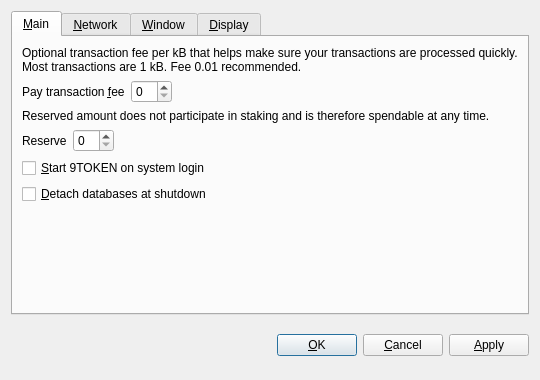
<?xml version="1.0" encoding="UTF-8"?>
<ui version="4.0">
 <class>OptionsDialog</class>
 <widget class="QDialog" name="OptionsDialog">
  <property name="geometry">
   <rect>
    <x>0</x>
    <y>0</y>
    <width>540</width>
    <height>380</height>
   </rect>
  </property>
  <property name="windowTitle">
   <string>Options</string>
  </property>
  <property name="modal">
   <bool>true</bool>
  </property>
  <layout class="QVBoxLayout" name="verticalLayout">
   <item>
    <widget class="QTabWidget" name="tabWidget">
     <property name="tabPosition">
      <enum>QTabWidget::North</enum>
     </property>
     <property name="currentIndex">
      <number>0</number>
     </property>
     <widget class="QWidget" name="tabMain">
      <attribute name="title">
       <string>&amp;Main</string>
      </attribute>
      <layout class="QVBoxLayout" name="verticalLayout_Main">
       <item>
        <widget class="QLabel" name="transactionFeeInfoLabel">
         <property name="text">
          <string>Optional transaction fee per kB that helps make sure your transactions are processed quickly. Most transactions are 1 kB. Fee 0.01 recommended.</string>
         </property>
         <property name="textFormat">
          <enum>Qt::PlainText</enum>
         </property>
         <property name="wordWrap">
          <bool>true</bool>
         </property>
        </widget>
       </item>
       <item>
        <layout class="QHBoxLayout" name="horizontalLayoutFee">
         <item>
          <widget class="QLabel" name="transactionFeeLabel">
           <property name="text">
            <string>Pay transaction &amp;fee</string>
           </property>
           <property name="textFormat">
            <enum>Qt::PlainText</enum>
           </property>
           <property name="buddy">
            <cstring>transactionFee</cstring>
           </property>
          </widget>
         </item>
         <item>
          <widget class="BitcoinAmountField" name="transactionFee"/>
         </item>
         <item>
          <spacer name="horizontalSpacerFee">
           <property name="orientation">
            <enum>Qt::Horizontal</enum>
           </property>
           <property name="sizeHint" stdset="0">
            <size>
             <width>40</width>
             <height>20</height>
            </size>
           </property>
          </spacer>
         </item>
        </layout>
       </item>
       <item>
        <widget class="QLabel" name="reserveBalanceInfoLabel">
         <property name="text">
          <string>Reserved amount does not participate in staking and is therefore spendable at any time.</string>
         </property>
         <property name="textFormat">
          <enum>Qt::PlainText</enum>
         </property>
         <property name="wordWrap">
          <bool>true</bool>
         </property>
        </widget>
       </item>
       <item>
        <layout class="QHBoxLayout" name="horizontalLayoutReserveBalance">
         <item>
          <widget class="QLabel" name="reserveBalanceLabel">
           <property name="text">
            <string>Reserve</string>
           </property>
           <property name="textFormat">
            <enum>Qt::PlainText</enum>
           </property>
           <property name="buddy">
            <cstring>reserveBalance</cstring>
           </property>
          </widget>
         </item>
         <item>
          <widget class="BitcoinAmountField" name="reserveBalance"/>
         </item>
         <item>
          <spacer name="horizontalSpacerReserveBalance">
           <property name="orientation">
            <enum>Qt::Horizontal</enum>
           </property>
           <property name="sizeHint" stdset="0">
            <size>
             <width>40</width>
             <height>20</height>
            </size>
           </property>
          </spacer>
         </item>
        </layout>
       </item>
       <item>
        <widget class="QCheckBox" name="bitcoinAtStartup">
         <property name="toolTip">
          <string>Automatically start 9TOKEN after logging in to the system.</string>
         </property>
         <property name="text">
          <string>&amp;Start 9TOKEN on system login</string>
         </property>
        </widget>
       </item>
       <item>
        <widget class="QCheckBox" name="detachDatabases">
         <property name="toolTip">
          <string>Detach block and address databases at shutdown. This means they can be moved to another data directory, but it slows down shutdown. The wallet is always detached.</string>
         </property>
         <property name="text">
          <string>&amp;Detach databases at shutdown</string>
         </property>
        </widget>
       </item>
       <item>
        <spacer name="verticalSpacer_Main">
         <property name="orientation">
          <enum>Qt::Vertical</enum>
         </property>
         <property name="sizeHint" stdset="0">
          <size>
           <width>20</width>
           <height>40</height>
          </size>
         </property>
        </spacer>
       </item>
      </layout>
     </widget>
     <widget class="QWidget" name="tabNetwork">
      <attribute name="title">
       <string>&amp;Network</string>
      </attribute>
      <layout class="QVBoxLayout" name="verticalLayout_Network">
       <item>
        <widget class="QCheckBox" name="mapPortUpnp">
         <property name="toolTip">
          <string>Automatically open the 9TOKEN client port on the router. This only works when your router supports UPnP and it is enabled.</string>
         </property>
         <property name="text">
          <string>Map port using &amp;UPnP</string>
         </property>
        </widget>
       </item>
       <item>
        <widget class="QCheckBox" name="connectSocks">
         <property name="toolTip">
          <string>Connect to the 9TOKEN network through a SOCKS proxy (e.g. when connecting through Tor).</string>
         </property>
         <property name="text">
          <string>&amp;Connect through SOCKS proxy:</string>
         </property>
        </widget>
       </item>
       <item>
        <layout class="QHBoxLayout" name="horizontalLayout_Network">
         <item>
          <widget class="QLabel" name="proxyIpLabel">
           <property name="text">
            <string>Proxy &amp;IP:</string>
           </property>
           <property name="textFormat">
            <enum>Qt::PlainText</enum>
           </property>
           <property name="buddy">
            <cstring>proxyIp</cstring>
           </property>
          </widget>
         </item>
         <item>
          <widget class="QValidatedLineEdit" name="proxyIp">
           <property name="maximumSize">
            <size>
             <width>140</width>
             <height>16777215</height>
            </size>
           </property>
           <property name="toolTip">
            <string>IP address of the proxy (e.g. 127.0.0.1)</string>
           </property>
          </widget>
         </item>
         <item>
          <widget class="QLabel" name="proxyPortLabel">
           <property name="text">
            <string>&amp;Port:</string>
           </property>
           <property name="textFormat">
            <enum>Qt::PlainText</enum>
           </property>
           <property name="buddy">
            <cstring>proxyPort</cstring>
           </property>
          </widget>
         </item>
         <item>
          <widget class="QLineEdit" name="proxyPort">
           <property name="maximumSize">
            <size>
             <width>55</width>
             <height>16777215</height>
            </size>
           </property>
           <property name="toolTip">
            <string>Port of the proxy (e.g. 9050)</string>
           </property>
          </widget>
         </item>
         <item>
          <widget class="QLabel" name="socksVersionLabel">
           <property name="text">
            <string>SOCKS &amp;Version:</string>
           </property>
           <property name="textFormat">
            <enum>Qt::PlainText</enum>
           </property>
           <property name="buddy">
            <cstring>socksVersion</cstring>
           </property>
          </widget>
         </item>
         <item>
          <widget class="QValueComboBox" name="socksVersion">
           <property name="toolTip">
            <string>SOCKS version of the proxy (e.g. 5)</string>
           </property>
          </widget>
         </item>
         <item>
          <spacer name="horizontalSpacer_Network">
           <property name="orientation">
            <enum>Qt::Horizontal</enum>
           </property>
           <property name="sizeHint" stdset="0">
            <size>
             <width>40</width>
             <height>20</height>
            </size>
           </property>
          </spacer>
         </item>
        </layout>
       </item>
       <item>
        <spacer name="verticalSpacer_Network">
         <property name="orientation">
          <enum>Qt::Vertical</enum>
         </property>
         <property name="sizeHint" stdset="0">
          <size>
           <width>20</width>
           <height>40</height>
          </size>
         </property>
        </spacer>
       </item>
      </layout>
     </widget>
     <widget class="QWidget" name="tabWindow">
      <attribute name="title">
       <string>&amp;Window</string>
      </attribute>
      <layout class="QVBoxLayout" name="verticalLayout_Window">
       <item>
        <widget class="QCheckBox" name="minimizeToTray">
         <property name="toolTip">
          <string>Show only a tray icon after minimizing the window.</string>
         </property>
         <property name="text">
          <string>&amp;Minimize to the tray instead of the taskbar</string>
         </property>
        </widget>
       </item>
       <item>
        <widget class="QCheckBox" name="minimizeOnClose">
         <property name="toolTip">
          <string>Minimize instead of exit the application when the window is closed. When this option is enabled, the application will be closed only after selecting Quit in the menu.</string>
         </property>
         <property name="text">
          <string>M&amp;inimize on close</string>
         </property>
        </widget>
       </item>
       <item>
        <spacer name="verticalSpacer_Window">
         <property name="orientation">
          <enum>Qt::Vertical</enum>
         </property>
         <property name="sizeHint" stdset="0">
          <size>
           <width>20</width>
           <height>40</height>
          </size>
         </property>
        </spacer>
       </item>
      </layout>
     </widget>
     <widget class="QWidget" name="tabDisplay">
      <attribute name="title">
       <string>&amp;Display</string>
      </attribute>
      <layout class="QVBoxLayout" name="verticalLayout_Display">
       <item>
        <layout class="QHBoxLayout" name="horizontalLayout_1_Display">
         <item>
          <widget class="QLabel" name="langLabel">
           <property name="text">
            <string>User Interface &amp;language:</string>
           </property>
           <property name="textFormat">
            <enum>Qt::PlainText</enum>
           </property>
           <property name="buddy">
            <cstring>lang</cstring>
           </property>
          </widget>
         </item>
         <item>
          <widget class="QValueComboBox" name="lang">
           <property name="toolTip">
            <string>The user interface language can be set here. This setting will take effect after restarting 9TOKEN.</string>
           </property>
          </widget>
         </item>
        </layout>
       </item>
       <item>
        <layout class="QHBoxLayout" name="horizontalLayout_2_Display">
         <item>
          <widget class="QLabel" name="unitLabel">
           <property name="text">
            <string>&amp;Unit to show amounts in:</string>
           </property>
           <property name="textFormat">
            <enum>Qt::PlainText</enum>
           </property>
           <property name="buddy">
            <cstring>unit</cstring>
           </property>
          </widget>
         </item>
         <item>
          <widget class="QValueComboBox" name="unit">
           <property name="toolTip">
            <string>Choose the default subdivision unit to show in the interface and when sending coins.</string>
           </property>
          </widget>
         </item>
        </layout>
       </item>
       <item>
        <widget class="QCheckBox" name="displayAddresses">
         <property name="toolTip">
          <string>Whether to show 9TOKEN addresses in the transaction list or not.</string>
         </property>
         <property name="text">
          <string>&amp;Display addresses in transaction list</string>
         </property>
        </widget>
       </item>
       <item>
        <widget class="QCheckBox" name="coinControlFeatures">
         <property name="toolTip">
          <string>Whether to show coin control features or not.</string>
         </property>
         <property name="text">
          <string>Display coin &amp;control features (experts only!)</string>
         </property>
        </widget>
       </item>
       <item>
        <spacer name="verticalSpacer_Display">
         <property name="orientation">
          <enum>Qt::Vertical</enum>
         </property>
         <property name="sizeHint" stdset="0">
          <size>
           <width>20</width>
           <height>40</height>
          </size>
         </property>
        </spacer>
       </item>
      </layout>
     </widget>
    </widget>
   </item>
   <item>
    <layout class="QHBoxLayout" name="horizontalLayout_Buttons">
     <item>
      <spacer name="horizontalSpacer_1">
       <property name="orientation">
        <enum>Qt::Horizontal</enum>
       </property>
       <property name="sizeHint" stdset="0">
        <size>
         <width>40</width>
         <height>48</height>
        </size>
       </property>
      </spacer>
     </item>
     <item>
      <widget class="QLabel" name="statusLabel">
       <property name="font">
        <font>
         <weight>75</weight>
         <bold>true</bold>
        </font>
       </property>
       <property name="text">
        <string/>
       </property>
       <property name="textFormat">
        <enum>Qt::PlainText</enum>
       </property>
       <property name="wordWrap">
        <bool>true</bool>
       </property>
      </widget>
     </item>
     <item>
      <spacer name="horizontalSpacer_2">
       <property name="orientation">
        <enum>Qt::Horizontal</enum>
       </property>
       <property name="sizeHint" stdset="0">
        <size>
         <width>40</width>
         <height>48</height>
        </size>
       </property>
      </spacer>
     </item>
     <item>
      <widget class="QPushButton" name="okButton">
       <property name="text">
        <string>&amp;OK</string>
       </property>
      </widget>
     </item>
     <item>
      <widget class="QPushButton" name="cancelButton">
       <property name="text">
        <string>&amp;Cancel</string>
       </property>
       <property name="autoDefault">
        <bool>false</bool>
       </property>
      </widget>
     </item>
     <item>
      <widget class="QPushButton" name="applyButton">
       <property name="text">
        <string>&amp;Apply</string>
       </property>
       <property name="autoDefault">
        <bool>false</bool>
       </property>
      </widget>
     </item>
    </layout>
   </item>
  </layout>
 </widget>
 <customwidgets>
  <customwidget>
   <class>BitcoinAmountField</class>
   <extends>QSpinBox</extends>
   <header>bitcoinamountfield.h</header>
  </customwidget>
  <customwidget>
   <class>QValueComboBox</class>
   <extends>QComboBox</extends>
   <header>qvaluecombobox.h</header>
  </customwidget>
  <customwidget>
   <class>QValidatedLineEdit</class>
   <extends>QLineEdit</extends>
   <header>qvalidatedlineedit.h</header>
  </customwidget>
 </customwidgets>
 <resources/>
 <connections/>
</ui>
